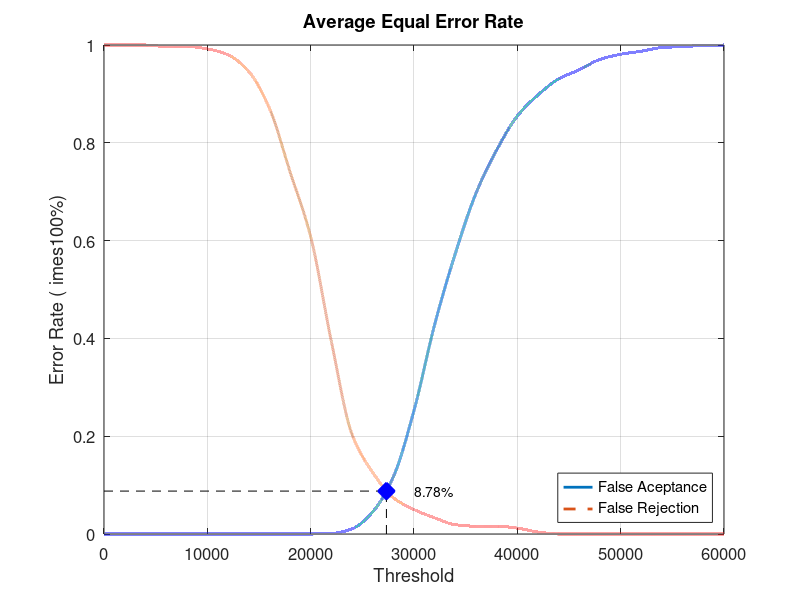
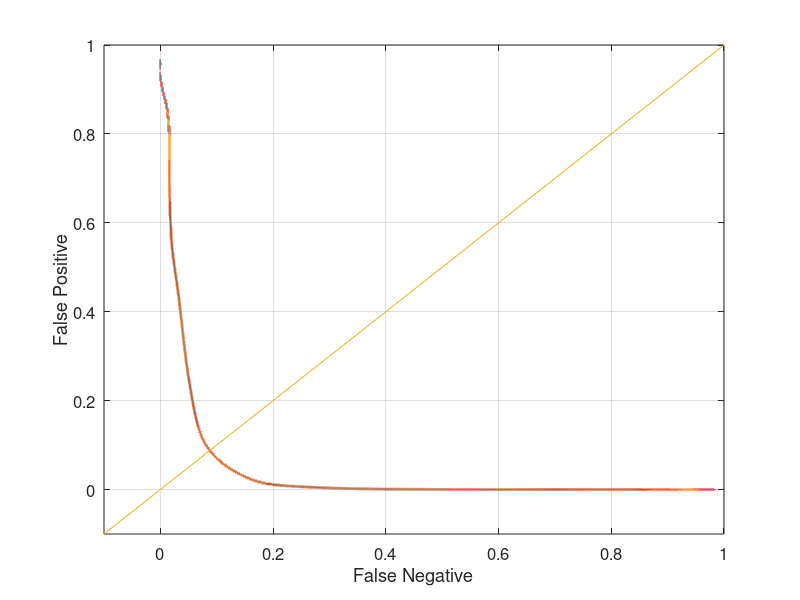

Source code (MATLAB) for these figures, in order:
close all;
clear;
clc;
x = 0:2000:60000;
xq = 0:0.5:60000;

y0 = [0 0 0 0 0 0 0 0 0 0 0 0.00105263 0.0105263 0.0452632 0.116842 0.252632 0.428421 0.573684 0.696842 0.785263 0.854737 0.897895 0.930526 0.949474 0.970526 0.981053 0.987368 0.994737 0.996842 0.998947 1]
yy0 = interp1(x, y0, xq, 'pchip');
y1 = [1 1 1 0.997 0.997 0.992 0.98 0.946 0.871 0.741 0.608 0.394 0.204 0.126 0.074 0.05 0.033 0.019 0.016 0.016 0.012 0.004 0 0 0 0 0 0 0 0 0]
yy1 = interp1(x, y1, xq, 'pchip');

% Calculating EER: 
y2 = abs(y0 - y1);
find(y2 == min(y2))
yy2 = abs(yy0 - yy1);
xEER = find(yy2 == min(yy2));
xEERIndex = xq(xEER) % X-axis EER
yEER = yy0(xEER) % Y-axis EER

main = figure
plot(xq, yy0,'-','LineWidth', 2);	hold on
plot(xq, yy1,'--','LineWidth', 2);	hold on
plot([xEERIndex xEERIndex], [0 yEER], 'k--');	hold on
plot([0 xEERIndex], [yEER yEER], 'k--');	hold on
plot(xEERIndex, yEER, 'bx', 'LineWidth', 10);	hold on
text(xEERIndex + 10 * xEERIndex / 100, yEER, [num2str(round((10000 * yEER)) / 100) '%'])
legend('False Aceptance', 'False Rejection', 'Location', 'SouthEast')
xlabel('Threshold')
ylabel('Error Rate (	imes100%)')
title('Average Equal Error Rate')
set(gca, 'FontSize', 12)
axis([0 60000 0 1])
grid on

print(main, 'Database4AverageMain', '-dpng');
FNRxFPR = figure('Color', [1 1 1]);
plot(yy1, yy0, '-', yy1, yy0, 'LineWidth', 2);
hold on
y = -0.1:0.1:1
plot(y, y); 
set(gca, 'FontSize', 12)
xlabel('False Negative')
ylabel('False Positive')
axis([-0.1 1 -0.1 1])
set(gca, 'FontSize', 12)
grid on

print(FNRxFPR, 'Database4AverageFNRxFPR','-dpng');
